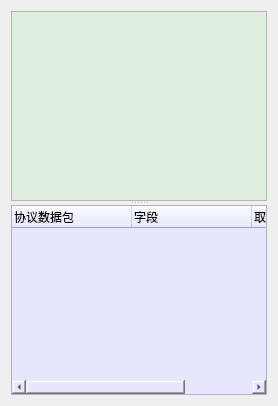
          <widget class="QWidget" name="stackedWidgetPage1">
           <layout class="QHBoxLayout" name="horizontalLayout_2">
            <item>
             <widget class="QSplitter" name="splitter_2">
              <property name="orientation">
               <enum>Qt::Vertical</enum>
              </property>
              <widget class="QTableWidget" name="tableWidget">
               <property name="sizePolicy">
                <sizepolicy hsizetype="Expanding" vsizetype="Expanding">
                 <horstretch>1</horstretch>
                 <verstretch>0</verstretch>
                </sizepolicy>
               </property>
               <property name="maximumSize">
                <size>
                 <width>900</width>
                 <height>16777215</height>
                </size>
               </property>
               <property name="styleSheet">
                <string notr="true">background-color: rgb(224, 238, 224);</string>
               </property>
               <attribute name="horizontalHeaderStretchLastSection">
                <bool>true</bool>
               </attribute>
              </widget>
              <widget class="QTreeWidget" name="treeWidget">
               <property name="maximumSize">
                <size>
                 <width>900</width>
                 <height>16777215</height>
                </size>
               </property>
               <property name="styleSheet">
                <string notr="true">background-color: rgb(230, 230, 255);</string>
               </property>
               <attribute name="headerCascadingSectionResizes">
                <bool>true</bool>
               </attribute>
               <attribute name="headerDefaultSectionSize">
                <number>80</number>
               </attribute>
               <attribute name="headerHighlightSections">
                <bool>true</bool>
               </attribute>
               <attribute name="headerMinimumSectionSize">
                <number>120</number>
               </attribute>
               <attribute name="headerStretchLastSection">
                <bool>true</bool>
               </attribute>
               <column>
                <property name="text">
                 <string>协议数据包</string>
                </property>
               </column>
               <column>
                <property name="text">
                 <string>字段</string>
                </property>
               </column>
               <column>
                <property name="text">
                 <string>取值</string>
                </property>
               </column>
              </widget>
             </widget>
            </item>
           </layout>
          </widget>
